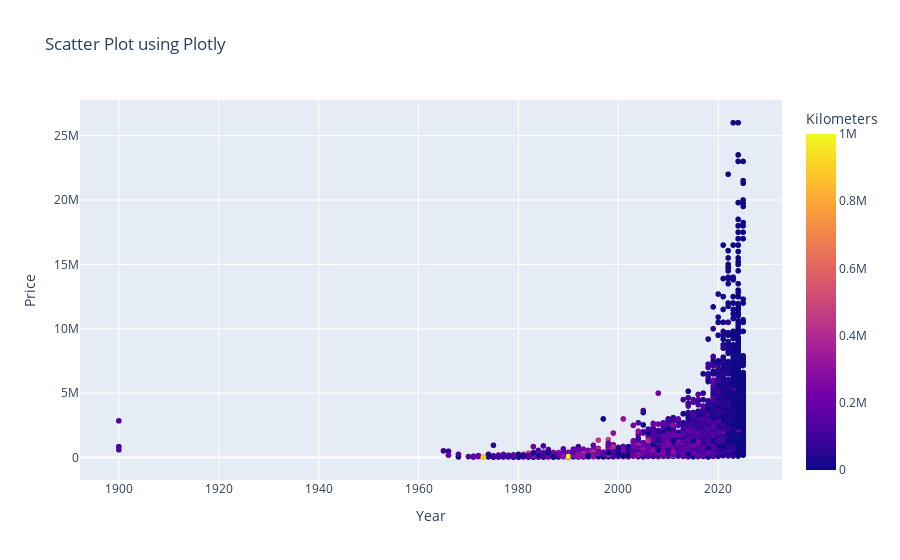

The cell this chart's notebook holds for it:
### Code cell
# Plotly - Scatter Plot
fig = px.scatter(Concatenated_Data, x='Year', y='Price', color='Kilometers', title='Scatter Plot using Plotly')
fig.show()
# Explanation: A scatter plot helps visualize the relationship between two variables.
correlation = Concatenated_Data['Year'].corr(Concatenated_Data['Price'])
print(correlation)

### Figure 1 — Plotly figure (JSON) as saved in the notebook; plotly's stock layout.template omitted (floating-point values rounded to 4 significant figures; data arrays with more than 128 entries replaced by an {"elided": "..."} marker saying what was removed)
{"data": [{"hovertemplate": "Year=%{x}<br>Price=%{y}<br>Kilometers=%{marker.color}<extra></extra>", "legendgroup": "", "marker": {"color": {"elided": "29197 int values"}, "coloraxis": "coloraxis", "symbol": "circle"}, "mode": "markers", "name": "", "showlegend": false, "type": "scattergl", "x": {"elided": "29197 int values"}, "xaxis": "x", "y": {"elided": "29197 int values"}, "yaxis": "y"}], "layout": {"coloraxis": {"colorbar": {"title": {"text": "Kilometers"}}, "colorscale": [[0, "#0d0887"], [0.1111, "#46039f"], [0.2222, "#7201a8"], [0.3333, "#9c179e"], [0.4444, "#bd3786"], [0.5556, "#d8576b"], [0.6667, "#ed7953"], [0.7778, "#fb9f3a"], [0.8889, "#fdca26"], [1, "#f0f921"]]}, "legend": {"tracegroupgap": 0}, "title": {"text": "Scatter Plot using Plotly"}, "xaxis": {"anchor": "y", "domain": [0, 1], "title": {"text": "Year"}}, "yaxis": {"anchor": "x", "domain": [0, 1], "title": {"text": "Price"}}}}
